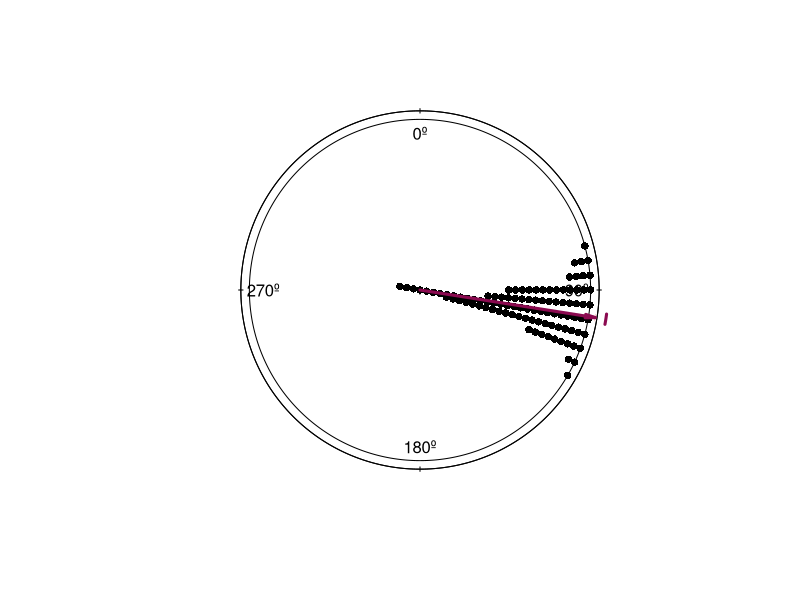

Reproduce this figure in R.
rm(list = ls())
#Update of Cplot
# plot a circular histogram
# add a mean vector
# add a circular confidence interval
# accomodate axial data
# I'll write a function to draw the "little angle" arc for CI too
Cplot2 <- function(x, alpha, ax, rho.col, out.by, kappa.ci, ...){
	if(missing(ax)){ax <- F}#fit mean axis (not direction)
	if(missing(rho.col)){rho.col <- 'deeppink4'}#fit mean axis (not direction)
	if(missing(out.by)){out.by = 0.05} # draw outside (or inside) by
	if(missing(alpha)){alpha = 0.05} #proportion NOT to plot across
		#spacing of stacked points, now automatically stacks towards centre unless otherwise specified
	if(missing(kappa.ci)){kappa.ci = F} #proportion NOT to plot across
		#spacing of stacked points, now automatically stacks towards centre unless otherwise specified
	sp <- 0.04
	
		if(!(	sum('mycirc'%in% ls())	)){
		mycirc <- function(angles, clock){
			if(missing(clock)){clock <- T}
			if(clock){
			return(		as.circular(angles,units='degrees',type='angles',
			modulo='2pi',zero=pi/2,rotation='clock',	template='none')	)
				}else{
				as.circular(angles,units='degrees',type='angles',
				 modulo='2pi',zero=pi/2,rotation='counter',template='none')
				}#if(clock)
			}#mycirc <- function(angles, clock)
	}#if(!(	sum('mycirc'%in% ls())	))
	
	if(ax == F){
			#circular plot settings
	increments <- 5 #degrees
	zr <- pi/2 #start at top of screen (pi*	90	/180)
	bn <- 10*10*360/5 #bins 	
	degrad <- 180/pi #conversion from radians to degrees
	tcl <- rgb(1,1,1,0)#transparent colour
	pcl <- rgb(.3,.1,.1,.5)#point colour
	#plot characters
	lw <- 0.5 #line width
	pnt <- 2.5 #point size
	arw <- 10 #arrowhead angle
	arl <- 0.1 #arrowhead length
	#	set up input variables
	hd <- as.circular(x,units='degrees',type='angles',
			modulo='2pi',zero=pi/2,rotation='clock',	template='none')
	sm <- summary(hd)
	sv <- degrad*sd.circular(hd, na.rm=T)
	lbl <- 90*(1:4-1)
	plot(hd, col=tcl, main="", zero=zr, axes=F, shrink=1,tol=0.075)
	axis.circular(1, at = mycirc(lbl), labels = paste0(lbl, 'º'))
	par(new=T)
	plot.circular(hd, col=tcl,main="",zero=zr,axes=F,shrink=1.05,tol=0.075)
	points(hd,stack=T,bin=bn,sep=-sp,zero=zr,...)
	par(new=T)
	plot(hd, col=tcl, main="", zero=zr, axes=F, shrink=1,tol=0.075)
	if(kappa.ci){
	lines.circular(mycirc(rep(mean(hd, na.rm =T),2)), y = -(1-A1(mle.vonmises.bootstrap.ci(hd, alpha = 0.05, bias = T, reps = 10^4)$kappa.ci)), col = rgb(1,0,0,0.2), lwd = 7, lend = 'butt')
	}#if(kappa.ci)
	arrows.circular( mean(hd, na.rm =T),zero=zr, col = rho.col,lwd=3,
		 length=arl,angle=arw,shrink = rho.circular(hd,na.rm =T))
	#find the lower and upper confidence interval bounds
	ci <- mle.vonmises.bootstrap.ci(hd, alpha = alpha, bias = T, 
          reps = 10^4)$mu.ci
	# if(abs(diff(ci)) > 180){#check if the default angle is "little"
		# #otherwise, plot in the reverse direction
		# sq = seq( from = as.numeric(min(ci)),
					# to = -as.numeric(360 - max(ci)), length.out = 10^3)}else{ #if it is "little" plot from min to max
		# sq = seq( from = as.numeric(min(ci)),
					# to = as.numeric(max(ci)), length.out = 10^3)
	# }#if(abs(diff(qt)) > pi)
	
	if(sign(max(ci) - mean(hd, na.rm =T)) == -1 | sign(mean(hd, , na.rm =T) - min(ci)) == -1 ){#check if mean is right or left of max CI
		#otherwise, plot in the reverse direction
		sq = seq( from = as.numeric(min(ci)),
					to = -as.numeric(360 - max(ci)), length.out = 10^3)}else{ #if it is "little" plot from min to max
		sq = seq( from = as.numeric(min(ci)),
					to = as.numeric(max(ci)), length.out = 10^3)
	}#if(abs(diff(qt)) > pi)
	
	#draw a line in coordinates of rcos(x) rsin(y)
	#any other line arguments (i.e. col or lwd) input as "..."
	lines.circular(mycirc(sq), rep(out.by,10^3), col = rho.col, lwd = 3)
	}#if(ax == F)
}###################	END OF FUNCTION	###########################	


library(circular)


test.test <- round(rvonmises(100, mu = rvonmises(1,0,0), kappa = A1inv(0.99), control.circular = list(units='degrees',type='angles',
			modulo='2pi',zero=pi/2,rotation='clock',	template='none'))/5)*5

Cplot2(test.test, kappa.ci = T)
